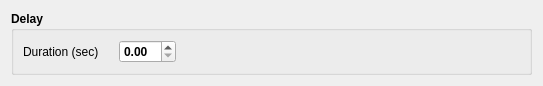
<?xml version="1.0" encoding="UTF-8"?>
<ui version="4.0">
 <class>delayWidget</class>
 <widget class="QWidget" name="delayWidget">
  <property name="geometry">
   <rect>
    <x>0</x>
    <y>0</y>
    <width>543</width>
    <height>78</height>
   </rect>
  </property>
  <property name="sizePolicy">
   <sizepolicy hsizetype="Preferred" vsizetype="Minimum">
    <horstretch>0</horstretch>
    <verstretch>0</verstretch>
   </sizepolicy>
  </property>
  <property name="windowTitle">
   <string>Form</string>
  </property>
  <layout class="QVBoxLayout" name="verticalLayout">
   <item>
    <widget class="QGroupBox" name="delayGroupBoxPtr">
     <property name="font">
      <font>
       <weight>75</weight>
       <bold>true</bold>
      </font>
     </property>
     <property name="title">
      <string>Delay</string>
     </property>
     <layout class="QHBoxLayout" name="horizontalLayout">
      <item>
       <widget class="QLabel" name="durationLabelPtr">
        <property name="sizePolicy">
         <sizepolicy hsizetype="Fixed" vsizetype="Preferred">
          <horstretch>0</horstretch>
          <verstretch>0</verstretch>
         </sizepolicy>
        </property>
        <property name="minimumSize">
         <size>
          <width>90</width>
          <height>0</height>
         </size>
        </property>
        <property name="font">
         <font>
          <weight>50</weight>
          <bold>false</bold>
         </font>
        </property>
        <property name="text">
         <string>Duration (sec)</string>
        </property>
       </widget>
      </item>
      <item>
       <widget class="QDoubleSpinBox" name="durationSpinBoxPtr"/>
      </item>
      <item>
       <spacer name="horizontalSpacer">
        <property name="orientation">
         <enum>Qt::Horizontal</enum>
        </property>
        <property name="sizeHint" stdset="0">
         <size>
          <width>339</width>
          <height>20</height>
         </size>
        </property>
       </spacer>
      </item>
     </layout>
    </widget>
   </item>
  </layout>
 </widget>
 <resources/>
 <connections/>
</ui>
